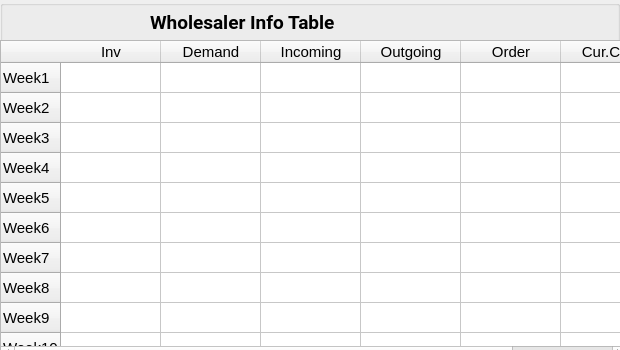
     <widget class="QGroupBox" name="groupBox_13">
      <property name="geometry">
       <rect>
        <x>670</x>
        <y>10</y>
        <width>620</width>
        <height>350</height>
       </rect>
      </property>
      <property name="styleSheet">
       <string notr="true"/>
      </property>
      <property name="title">
       <string/>
      </property>
      <widget class="QWidget" name="layoutWidget_9">
       <property name="geometry">
        <rect>
         <x>150</x>
         <y>10</y>
         <width>501</width>
         <height>25</height>
        </rect>
       </property>
       <layout class="QHBoxLayout" name="horizontalLayout_9">
        <item>
         <widget class="QLabel" name="label_481">
          <property name="font">
           <font>
            <family>Roboto</family>
            <pointsize>14</pointsize>
            <weight>75</weight>
            <bold>true</bold>
           </font>
          </property>
          <property name="text">
           <string>Wholesaler Info Table</string>
          </property>
         </widget>
        </item>
       </layout>
      </widget>
      <widget class="QTableWidget" name="tableWidget_9">
       <property name="geometry">
        <rect>
         <x>0</x>
         <y>40</y>
         <width>641</width>
         <height>321</height>
        </rect>
       </property>
       <property name="styleSheet">
        <string notr="true">font-size:15px;
width = 70%;</string>
       </property>
       <row>
        <property name="text">
         <string>Week1</string>
        </property>
       </row>
       <row>
        <property name="text">
         <string>Week2</string>
        </property>
       </row>
       <row>
        <property name="text">
         <string>Week3</string>
        </property>
       </row>
       <row>
        <property name="text">
         <string>Week4</string>
        </property>
       </row>
       <row>
        <property name="text">
         <string>Week5</string>
        </property>
       </row>
       <row>
        <property name="text">
         <string>Week6</string>
        </property>
       </row>
       <row>
        <property name="text">
         <string>Week7</string>
        </property>
       </row>
       <row>
        <property name="text">
         <string>Week8</string>
        </property>
       </row>
       <row>
        <property name="text">
         <string>Week9</string>
        </property>
       </row>
       <row>
        <property name="text">
         <string>Week10</string>
        </property>
       </row>
       <column>
        <property name="text">
         <string>Inv</string>
        </property>
       </column>
       <column>
        <property name="text">
         <string>Demand</string>
        </property>
       </column>
       <column>
        <property name="text">
         <string>Incoming</string>
        </property>
       </column>
       <column>
        <property name="text">
         <string>Outgoing</string>
        </property>
       </column>
       <column>
        <property name="text">
         <string>Order</string>
        </property>
       </column>
       <column>
        <property name="text">
         <string>Cur.Cost</string>
        </property>
       </column>
      </widget>
     </widget>
